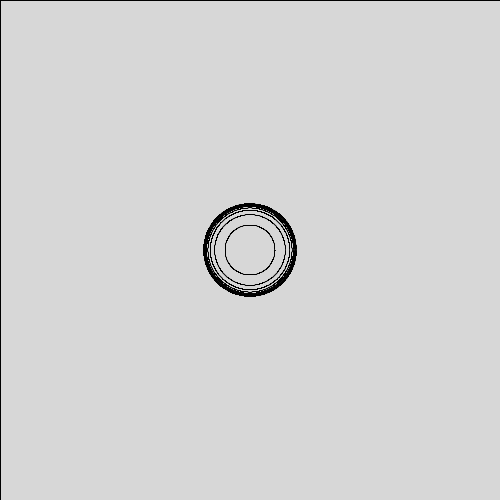
Frame 1 (no input)
Frame 60 (the mouse pressed at the canvas centre just before this capture): identical to frame 1, image omitted
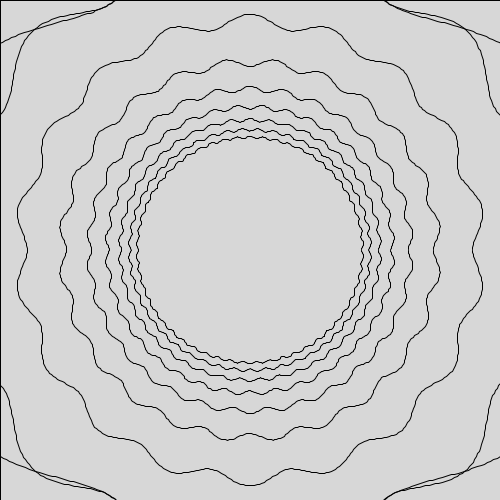
Frame 120 (the mouse held since frame 60 and released just before this capture)

The Processing sketch that drew these frames (run headless with seeded random() and noise(); from frame 60 on, the mouse is pressed at the canvas centre):

// Processing sketch: step_01_parametric_harmonograph
// ── step_01_parametric_harmonograph.pde
void setup() {
size(500,500);
noFill();
stroke(0);
strokeWeight(1);
}

void draw(){
  background(255);
 
  translate(width/2, height/2);
  noFill();
  stroke(0);

  for (int i = 1; i < 10; i++){
  
    beginShape();
      
    for (float theta = 0; theta < 2 * PI; theta += 0.01){
      float rad = r(theta,
      2*i, // a play around with these parameters to create interesting shapes.
      2*i, // b
      6*i, // m
      1*i, // n1
      mouseX/100.0, // n2
      mouseY/100.0 // n3
      );
      float x = rad * cos(theta) * 50;
      float y = rad * sin(theta) * 50;
      vertex(x,y); 
    }
    
    endShape();
  }
  
  //Creating a rectangle that creates a motion blur effect on the shapes
  fill (0,40);
  rect (-250,-250,height,width);
}


//SUPERFORMULA equation translated into processing syntax//
float r(float theta, float a, float b, float m, float n1, float n2, float n3){
 return pow(pow(abs(cos(m * theta/4.0) / a), n2) + 
        pow(abs(sin(m * theta/4.0) / b), n3), -1.0/n1) ; 
}
